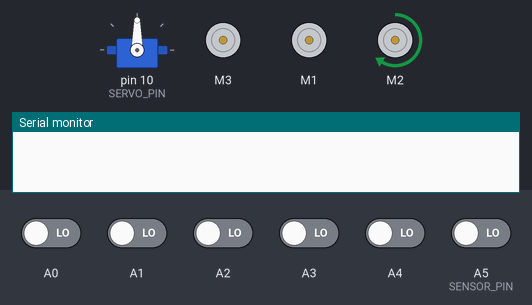
The sketch below on a simulated Arduino Uno, built with avr-gcc and run on an emulated ATmega328P. On the bench: servo, 3 × DC motor (green arrow = forward, orange = backward, longer = faster), the last lines printed to the serial monitor. The inputs (shaded band) are chosen by the test bench; at power-on: A0–4, A5 (SENSOR_PIN) LOW.

Above: at 13.9 s.
14.0 s: A0 driven HIGH
At 15.2 s:
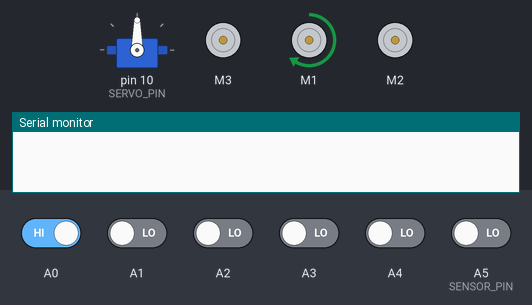
15.5 s: A2 driven HIGH
At 16.5 s:
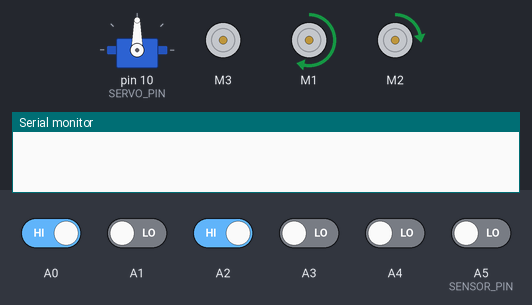
17.0 s: A3 driven HIGH
At 17.7 s:
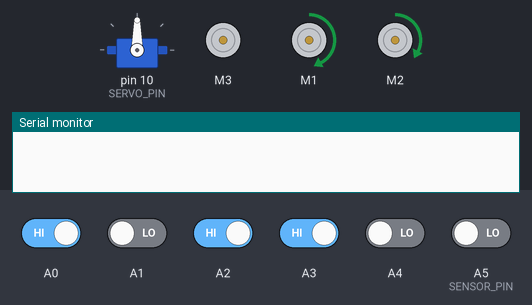
18.5 s: A1 driven HIGH
At 18.8 s:
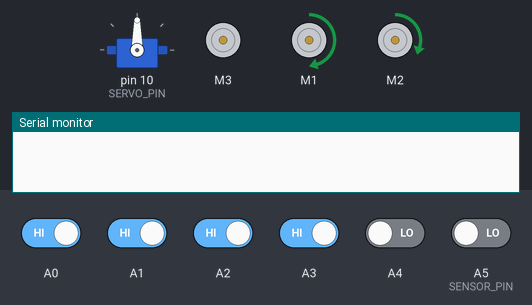
20.0 s: A4 driven HIGH
At 20.75 s:
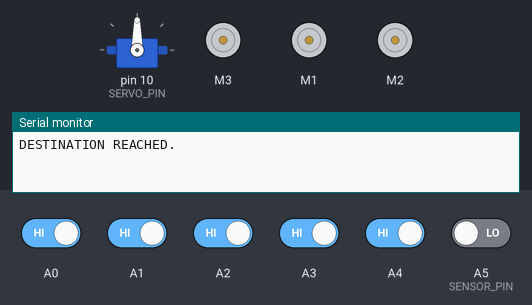
23.0 s: A5 (SENSOR_PIN) driven HIGH
At 23.3 s:
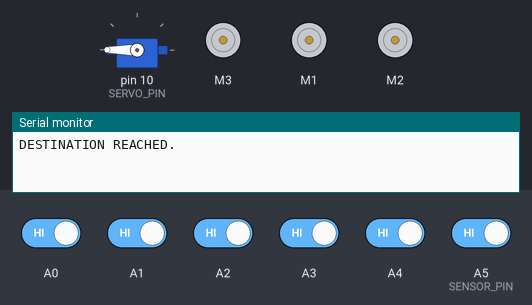
Timing chart, 0 to 25.5 s (numbered marks = the images above; inputs shaded):
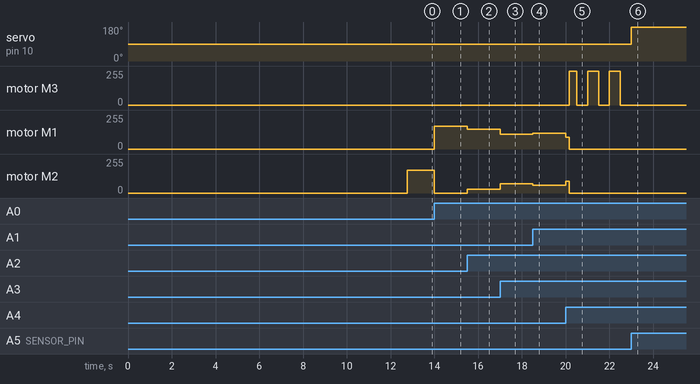

The sketch:

main.ino
```cpp
#include <AFMotor.h>    // Adafruit Motor Shield Library
#include <QTRSensors.h> // Pololu QTR Sensor Library
#include <Servo.h>      // Servo Library for the medicine box

// ================================================================
//                        PIN CONFIGURATIONS
// ================================================================
#define SERVO_PIN 10
#define SENSOR_PIN A5
#define EMITTER_PIN 2

// ================================================================
//                        TUNING PARAMETERS
// ================================================================
#define KP 0.06
#define KD 2
#define M1_minumum_speed 90
#define M2_minumum_speed 90
#define M1_maksimum_speed 170
#define M2_maksimum_speed 170

#define NUM_SENSORS 5
#define TIMEOUT 2500
#define DEBUG 0

// Stop Confirmation: 60 loops (approx 1 second)
#define STOP_CONFIRMATION_COUNT 60

// ================================================================
//                        OBJECTS & VARIABLES
// ================================================================

AF_DCMotor motor1(1, MOTOR12_1KHZ);
AF_DCMotor motor2(2, MOTOR12_1KHZ);
AF_DCMotor buzzer(3, MOTOR12_1KHZ); // Buzzer on M3

QTRSensorsRC qtrrc((unsigned char[]) { A4,A3,A2,A1,A0} ,NUM_SENSORS, TIMEOUT, EMITTER_PIN);
unsigned int sensorValues[NUM_SENSORS];

Servo boxServo;
int closedPosition = 90;
int openPosition = 180;
bool isBoxOpen = false;
int lastSensorState = LOW;

int lastError = 0;
int blackLineCounter = 0;

// ================================================================
//                          SETUP
// ================================================================
void setup()
{
  Serial.begin(9600);

  boxServo.attach(SERVO_PIN);
  boxServo.write(closedPosition);
  pinMode(SENSOR_PIN, INPUT);

  buzzer.run(RELEASE); // Ensure buzzer is off

  delay(1500);
  manual_calibration();
  set_motors(0,0);
}

// ================================================================
//                          MAIN LOOP
// ================================================================
void loop()
{
  // 1. Check Box (Always Active)
  checkBoxSystem();

  // 2. Read Sensors
  unsigned int sensors[5];
  int position = qtrrc.readLine(sensors);

  // ========================================
  //           STABLE STOP LOGIC (BLACK LINE)
  // ========================================

  if (sensors[0] > 600 && sensors[1] > 600 && sensors[2] > 600 && sensors[3] > 600 && sensors[4] > 600)
  {
      blackLineCounter++;

      // If we see Black Line for long enough -> STOP
      if (blackLineCounter > STOP_CONFIRMATION_COUNT) {

          set_motors(0, 0); // STOP MOTORS
          Serial.println("DESTINATION REACHED.");

          bool alarmActive = true; // Flag to verify if we should beep

          // Infinite loop: Robot stays here forever
          while(1) {
            set_motors(0, 0);
            checkBoxSystem(); // Keep touch sensor working

            // If patient opens the box, DISABLE the alarm permanently
            if (isBoxOpen) {
               alarmActive = false;
            }

            // --- SMART ALARM LOGIC ---
            // Only beep if alarm is still active AND box is currently closed
            if (alarmActive && !isBoxOpen) {
               // We use millis() to beep every 500ms without blocking the sensor
               if ((millis() / 500) % 2 == 0) {
                 buzzer.setSpeed(255);
                 buzzer.run(FORWARD); // Beep ON
               } else {
                 buzzer.run(RELEASE); // Beep OFF
               }
            }
            else {
               // If alarm was disabled (box opened once) OR box is currently open -> SILENCE
               buzzer.run(RELEASE);
            }
          }
      }
  }
  else
  {
      blackLineCounter = 0;
  }

  // ========================================
  //            PID CONTROL
  // ========================================
  int error = position - 2000;
  int motorSpeed = KP * error + KD * (error - lastError);
  lastError = error;

  int leftMotorSpeed = M1_minumum_speed + motorSpeed;
  int rightMotorSpeed = M2_minumum_speed - motorSpeed;

  set_motors(leftMotorSpeed, rightMotorSpeed);
}

// ================================================================
//                        HELPER FUNCTIONS
// ================================================================

void checkBoxSystem() {
  int currentSensorState = digitalRead(SENSOR_PIN);

  if (lastSensorState == LOW && currentSensorState == HIGH) {
    isBoxOpen = !isBoxOpen;

    if (isBoxOpen) {
      boxServo.write(openPosition);
    } else {
      boxServo.write(closedPosition);
    }

    delay(200);
  }
  lastSensorState = currentSensorState;
}

void set_motors(int motor1speed, int motor2speed)
{
  if (motor1speed > M1_maksimum_speed ) motor1speed = M1_maksimum_speed;
  if (motor2speed > M2_maksimum_speed ) motor2speed = M2_maksimum_speed;
  if (motor1speed < 0) motor1speed = 0;
  if (motor2speed < 0) motor2speed = 0;

  motor1.setSpeed(motor1speed);
  motor2.setSpeed(motor2speed);
  motor1.run(FORWARD);
  motor2.run(FORWARD);
}

void manual_calibration() {
  int i;
  for (i = 0; i < 250; i++)
  {
    qtrrc.calibrate(QTR_EMITTERS_ON);
    delay(20);
  }
}
```

Measured:
- after the input at 14.0 s, motor M1: stopped → forward 170/255 at once; motor M2: forward 170/255 → stopped at once
- after the input at 15.5 s, motor M1: forward 170/255 → forward 150/255 at once; motor M2: stopped → forward 30/255 at once
- after the input at 17.0 s, motor M1: forward 150/255 → forward 109/255 at once; motor M2: forward 30/255 → forward 71/255 at once
- after the input at 18.5 s, motor M1: forward 109/255 → forward 120/255 at once; motor M2: forward 71/255 → forward 60/255 at once
- after the input at 20.0 s, motor M3: stopped → forward 255/255 after 0.17 s, then repeats every 1.0 s: stopped 0.50 s, forward 255/255 0.50 s; motor M1: forward 120/255 → forward 90/255 at once, → stopped 0.16 s later; motor M2: forward 60/255 → forward 90/255 at once, → stopped 0.16 s later
- after the input at 23.0 s, servo on pin 10 (SERVO_PIN): 90° → 180° at once; motor M3: stops changing and stays stopped
